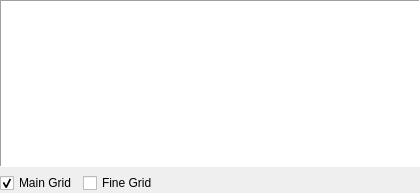
<?xml version="1.0" encoding="UTF-8"?>
<ui version="4.0">
 <class>CharSet</class>
 <widget class="QWidget" name="CharSet">
  <property name="geometry">
   <rect>
    <x>0</x>
    <y>0</y>
    <width>420</width>
    <height>193</height>
   </rect>
  </property>
  <property name="sizePolicy">
   <sizepolicy hsizetype="Expanding" vsizetype="Expanding">
    <horstretch>0</horstretch>
    <verstretch>0</verstretch>
   </sizepolicy>
  </property>
  <property name="windowTitle">
   <string>Form</string>
  </property>
  <layout class="QVBoxLayout" name="verticalLayout">
   <property name="leftMargin">
    <number>0</number>
   </property>
   <property name="topMargin">
    <number>0</number>
   </property>
   <property name="rightMargin">
    <number>0</number>
   </property>
   <property name="bottomMargin">
    <number>0</number>
   </property>
   <item>
    <widget class="GfxEditorView" name="view">
     <property name="sizePolicy">
      <sizepolicy hsizetype="Expanding" vsizetype="Expanding">
       <horstretch>0</horstretch>
       <verstretch>0</verstretch>
      </sizepolicy>
     </property>
     <property name="minimumSize">
      <size>
       <width>276</width>
       <height>36</height>
      </size>
     </property>
     <property name="maximumSize">
      <size>
       <width>16777215</width>
       <height>16777215</height>
      </size>
     </property>
     <property name="sizeIncrement">
      <size>
       <width>0</width>
       <height>0</height>
      </size>
     </property>
     <property name="baseSize">
      <size>
       <width>0</width>
       <height>0</height>
      </size>
     </property>
     <property name="frameShape">
      <enum>QFrame::Panel</enum>
     </property>
     <property name="frameShadow">
      <enum>QFrame::Sunken</enum>
     </property>
     <property name="lineWidth">
      <number>1</number>
     </property>
     <property name="midLineWidth">
      <number>0</number>
     </property>
     <property name="verticalScrollBarPolicy">
      <enum>Qt::ScrollBarAsNeeded</enum>
     </property>
     <property name="horizontalScrollBarPolicy">
      <enum>Qt::ScrollBarAsNeeded</enum>
     </property>
    </widget>
   </item>
   <item alignment="Qt::AlignLeft|Qt::AlignBottom">
    <widget class="QWidget" name="widget_2" native="true">
     <layout class="QHBoxLayout" name="horizontalLayout">
      <property name="leftMargin">
       <number>0</number>
      </property>
      <property name="topMargin">
       <number>0</number>
      </property>
      <property name="rightMargin">
       <number>0</number>
      </property>
      <property name="bottomMargin">
       <number>0</number>
      </property>
      <item>
       <widget class="QCheckBox" name="checkMainGrid">
        <property name="text">
         <string>Main Grid</string>
        </property>
        <property name="checked">
         <bool>true</bool>
        </property>
       </widget>
      </item>
      <item>
       <widget class="QCheckBox" name="checkFineGrid">
        <property name="text">
         <string>Fine Grid</string>
        </property>
        <property name="checked">
         <bool>false</bool>
        </property>
       </widget>
      </item>
     </layout>
    </widget>
   </item>
  </layout>
 </widget>
 <customwidgets>
  <customwidget>
   <class>GfxEditorView</class>
   <extends>QGraphicsView</extends>
   <header>gfx.h</header>
  </customwidget>
 </customwidgets>
 <resources/>
 <connections/>
</ui>
